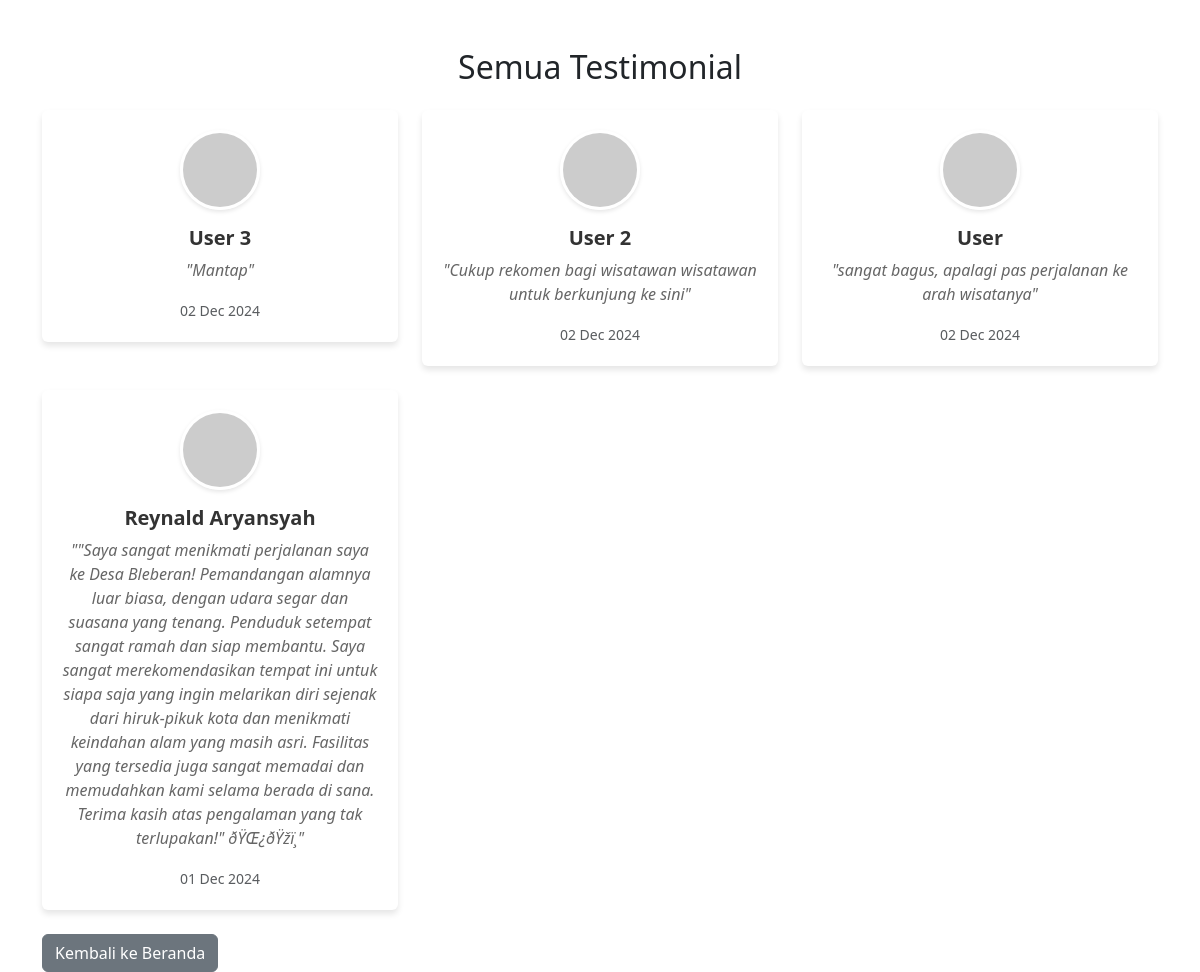
Screenshot of /testimonials.php with the database file from the repository.
### tables this page shows
CREATE TABLE `testimonial` (
  `id` int(11) NOT NULL,
  `nama` varchar(100) NOT NULL,
  `email` varchar(100) NOT NULL,
  `komentar` text NOT NULL,
  `created_at` timestamp NOT NULL DEFAULT current_timestamp()
);

### testimonials.php (the view, shortened to what this page needs)
<?php
include('koneksi.php');
$query_testimonial_all = "SELECT * FROM testimonial ORDER BY created_at DESC";
$result_testimonial_all = mysqli_query($connect, $query_testimonial_all);
function getGravatarUrl($email, $size = 80)
{
  $emailHash = md5(strtolower(trim($email)));
  return "https://www.gravatar.com/avatar/$emailHash?s=$size&d=identicon";
}
?>
<!DOCTYPE html>
<html lang="id">
<head>
  <link href="https://cdn.jsdelivr.net/npm/bootstrap@5.3.0-alpha1/dist/css/bootstrap.min.css" rel="stylesheet">
</head>
<body>
  <div class="container mt-5">
    <h2 class="text-center mb-4">Semua Testimonial</h2>
    <div class="row">
      <?php
      if ($result_testimonial_all && mysqli_num_rows($result_testimonial_all) > 0) {
        while ($row = mysqli_fetch_assoc($result_testimonial_all)) {
          $gravatarUrl = getGravatarUrl($row['email']);
      ?>
          <div class="col-md-4 mb-4">
            <div class="card testimonial-card">
              <div class="card-body text-center">
                <img src="<?php echo $gravatarUrl; ?>" alt="User Image" class="rounded-circle mb-3">
                <h5 class="card-title"><?php echo htmlspecialchars($row['nama']); ?></h5>
                <p class="card-text">
                  "<?php echo htmlspecialchars($row['komentar']); ?>"
                </p>
                <small class="text-muted"><?php echo date("d M Y", strtotime($row['created_at'])); ?></small>
              </div>
            </div>
          </div>
      <?php
        }
      } else {
        echo "<p class='text-center'>Belum ada testimonial.</p>";
      }
      ?>
    </div>
    <a href="index.php" class="btn btn-secondary">Kembali ke Beranda</a>
  </div>
</body>
</html>

### testimonials.php (style rules this page uses)
.testimonial-card { border: none; box-shadow: 0 4px 6px rgba(0, 0, 0, 0.1); transition: transform 0.3s; }
.testimonial-card img { width: 80px; height: 80px; object-fit: cover; border: 3px solid #fff; box-shadow: 0 2px 4px rgba(0, 0, 0, 0.1); }
.testimonial-card .card-body { padding: 20px; }
.testimonial-card .card-title { font-weight: bold; color: #333; }
.testimonial-card .card-text { font-style: italic; color: #666; }

### rows the page displays
testimonial: nama "User 3", komentar "Mantap", created_at "02 Dec 2024"
testimonial: nama "User 2", komentar "Cukup rekomen bagi wisatawan wisatawan untuk berkunjung ke sini", created_at "02 Dec 2024"
testimonial: nama "User", komentar "sangat bagus, apalagi pas perjalanan ke arah wisatanya", created_at "02 Dec 2024"
testimonial: nama "Reynald Aryansyah", komentar "\"Saya sangat menikmati perjalanan saya ke Desa Bleberan! Pemandangan alamnya luar biasa, dengan udara segar dan suasana yang tenang. Penduduk setempat sangat ramah dan siap membantu. Saya sangat merekomendasikan tempat ini untuk siapa saja yang ingin melarikan diri sejenak dari hiruk-pikuk kota dan menikmati keindahan alam yang masih asri. Fasilitas yang tersedia juga sangat memadai dan memudahkan kami selama berada di sana. Terima kasih atas pengalaman yang tak terlupakan!\" ðŸŒ¿ðŸžï¸", created_at "01 Dec 2024"
